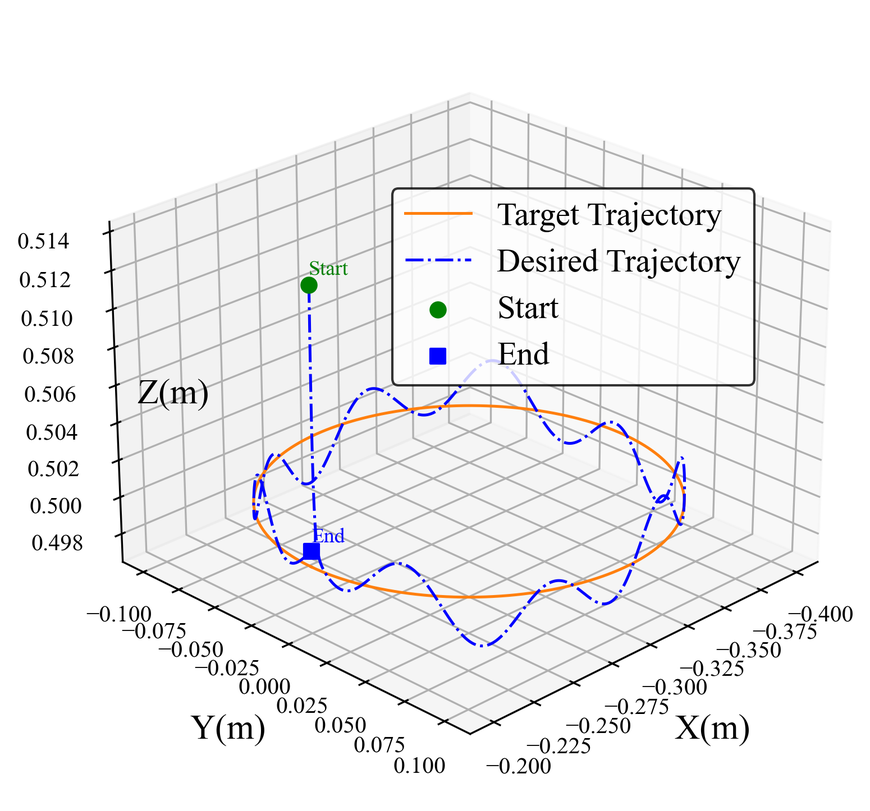
#> input picture planning_mat2py_floating/floating_trajectory.png, 870 x 811 px, shrunk from 1550 x 1446 before the run, found by its file name
$ python caijian.py
#> lines starting #> are read from the running program, lines starting #| are printed output that depends on the picture
from PIL import Image
save_path = 'planning_mat2py_floating/floating_trajectory'
img_path = save_path + '.png'
img = Image.open(img_path)
#> img is the input picture: PIL image 870x811 RGBA; mean R, G, B, A 240.7, 240.3, 241.2, 255

# 手动裁掉上面 80 像素（根据实际调整）
left, top, right, bottom = 0, 150, img.width, img.height
#> left = 0; top = 150; right = 870; bottom = 811
cropped = img.crop((left, top, right, bottom))
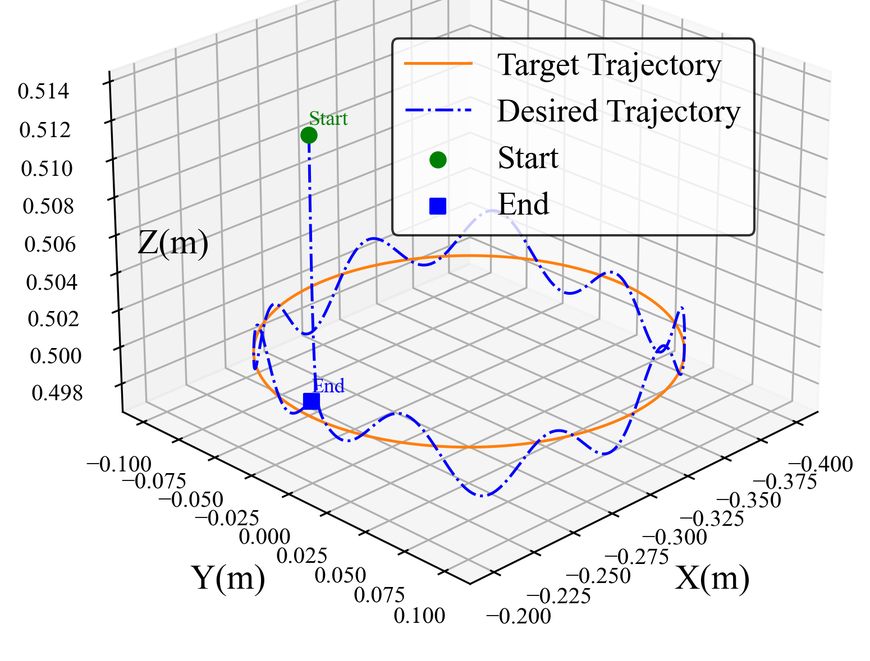
#> cropped: PIL image 870x661 RGBA; mean R, G, B, A 237.7, 237.2, 238.3, 255
cropped.save(save_path + '_cropped.png')
